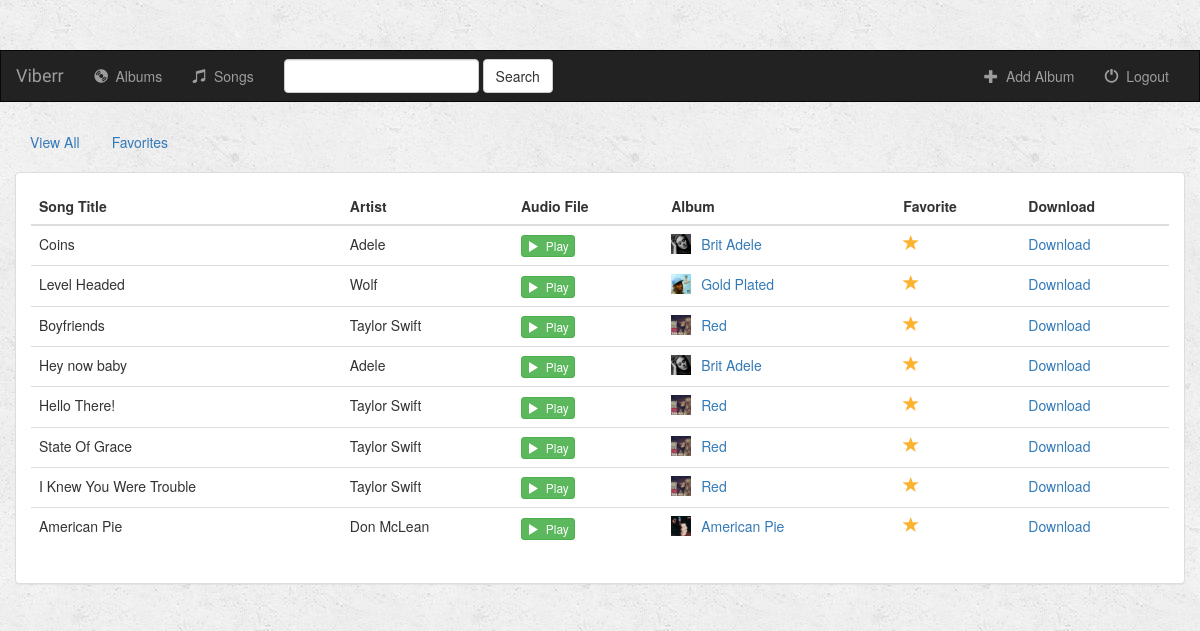
Page /music/trending/ on the committed database.
### music/models.py (models this page shows, shortened)
class Song(models.Model):
    album = models.ForeignKey(Album, on_delete=models.CASCADE)
    song_title = models.CharField(max_length=250)
    audio_file = models.FileField(default='')
    is_favorite = models.BooleanField(default=False)

class Album(models.Model):
    user = models.ForeignKey(User, default=1)
    artist = models.CharField(max_length=250)
    album_title = models.CharField(max_length=500)
    genre = models.CharField(max_length=100)
    album_logo = models.FileField()
    is_favorite = models.BooleanField(default=False)

### music/views.py (the view)
def trending(request):
    songs = Song.objects.filter(is_favorite=True)
    return render(request, 'music/trending_songs.html', {'songs': songs})

### music/templates/music/trending_songs.html (shortened to what this page needs)
{% extends 'music/base.html' %}
{% block body %}
<div class="container-fluid songs-container">
    <div class="row">
        <div class="col-sm-12">
            <ul class="nav nav-pills" style="margin-bottom: 10px;">
                <li role="presentation" {% if filter_by == 'all' %}class="active"{% endif %}><a href="{% url 'music:songs' 'all' %}">View All</a></li>
                <li role="presentation" {% if filter_by == 'favorites' %}class="active"{% endif %}><a href="{% url 'music:songs' 'favorites' %}">Favorites</a></li>
            </ul>
        </div>
    </div>
    <div class="row">
        <div class="col-sm-12">
            <div class="panel panel-default">
                <div class="panel-body">
                    <table class="table">
                        <thead>
                            <tr>
                                <th>Song Title</th>
                                <th>Artist</th>
                                <th>Audio File</th>
                                <th>Album</th>
                                <th>Favorite</th>
                                <th>Download</th>
                            </tr>
                        </thead>
                        <tbody>
                            {% for song in songs %}
                                <tr>
                                    <td>{{ song.song_title }}</td>
                                    <td>{{ song.album.artist }}</td>
                                    <td>
                                        <a target="_blank" href="{{ song.audio_file.url }}">
                                            <button type="button" class="btn btn-success btn-xs">
                                                <span class="glyphicon glyphicon-play"></span>&nbsp; Play
                                            </button>
                                        </a>
                                    </td>
                                    <td>
                                        <a href="{% url 'music:detail' song.album.id %}">
                                            <img src="{{ song.album.album_logo.url }}" class="img-responsive" style="width: 20px; float: left; margin-right: 10px;" />
                                        </a>
                                        <a href="{% url 'music:detail' song.album.id %}">{{ song.album.album_title }}</a>
                                    </td>
                                    <td>
                                        <a href="{% url 'music:favorite' song.id %}" class="btn-favorite"><span class="glyphicon glyphicon-star {% if song.is_favorite %}active{% endif %}"></span></a>
                                    </td>
                                    <td>
                                        <a href="{% url 'music:download' song.audio_file %}">Download</a>
                                    </td>
                                </tr>
                            {% endfor %}
                        </tbody>
                    </table>
                </div>
            </div>
        </div>
    </div>
</div>
{% endblock %}

### music/static/music/css/style.css (style rules this page uses)
body { background: white url("images/background.png"); }
.glyphicon-star { color: #CCCCCC; font-size: 16px; }
.glyphicon-star.active { color: #FDB230; }

### music/static/music/css/modern-business.css (style rules this page uses)
html, body { height: 100%; }
body { padding-top: 50px; }

### rows in the picture
Song: song_title "Coins", album.artist "Adele", album.album_logo (picture), album.album_title "Brit Adele", is_favorite True (drawn)
Song: song_title "Level Headed", album.artist "Wolf", album.album_logo (picture), album.album_title "Gold Plated", is_favorite True (drawn)
Song: song_title "Boyfriends", album.artist "Taylor Swift", album.album_logo (picture), album.album_title "Red", is_favorite True (drawn)
Song: song_title "Hey now baby", album.artist "Adele", album.album_logo (picture), album.album_title "Brit Adele", is_favorite True (drawn)
Song: song_title "Hello There!", album.artist "Taylor Swift", album.album_logo (picture), album.album_title "Red", is_favorite True (drawn)
Song: song_title "State Of Grace", album.artist "Taylor Swift", album.album_logo (picture), album.album_title "Red", is_favorite True (drawn)
Song: song_title "I Knew You Were Trouble", album.artist "Taylor Swift", album.album_logo (picture), album.album_title "Red", is_favorite True (drawn)
Song: song_title "American Pie", album.artist "Don McLean", album.album_logo (picture), album.album_title "American Pie", is_favorite True (drawn)
